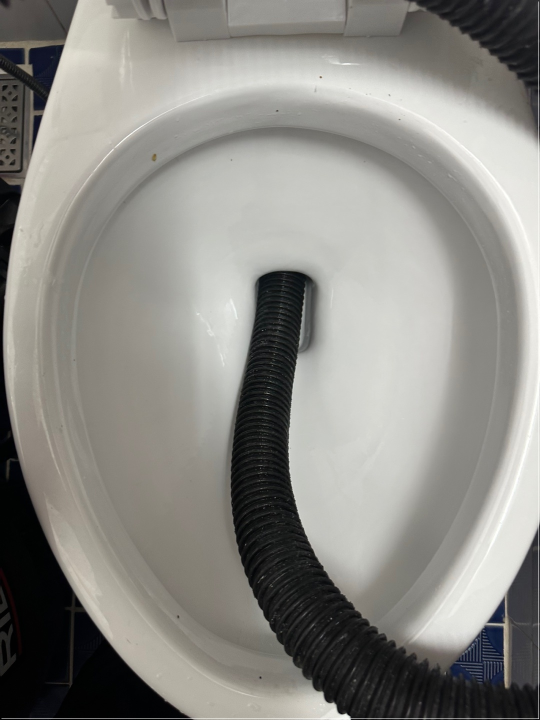
#> input picture img/8-5/3.jpg, 1080 x 1440 px (shown at 1/2 size)
$ python -i html_generate2.py   (imports and definitions only)
#> lines starting #> are read from the running program, lines starting #| are printed output that depends on the picture
import openpyxl
import os
import random
import requests
from bs4 import BeautifulSoup
from PIL import Image, ImageEnhance, ImageOps, ImageFilter

# 엑셀 파일로부터 키워드 읽기
def read_keywords_from_excel(file_path):
#> further down, picture is the input picture: PIL image 1080x1440 RGB; mean R, G, B 138.9, 137.8, 132.6
    keywords = []
    column2_values = []
    column3_values = []

    try:
        workbook = openpyxl.load_workbook(file_path)
        sheet = workbook.active

        for row in sheet.iter_rows(min_row=2, values_only=True):
            area_keyword = row[0]
            column2_value = row[1]
            column3_value = row[2]

            if area_keyword:
                keywords.append(str(area_keyword))  # 키워드를 문자열로 저장
            if column2_value:
                column2_values.append(str(column2_value))  # 두 번째 열 값을 문자열로 저장
            if column3_value:
                column3_values.append(str(column3_value))  # 세 번째 열 값을 문자열로 저장

    except Exception as e:
      print(f"Error reading Excel file: {e}")

    return keywords, column2_values, column3_values


image_urls = [
	"https://jianhomecare.com/img/11.png",
	"https://jianhomecare.com/img/12.png",
	"https://jianhomecare.com/img/13.png",
	"https://jianhomecare.com/img/14.png",
	"https://jianhomecare.com/img/15.png",
	"https://jianhomecare.com/img/16.png",
	"https://jianhomecare.com/img/17.png",
	"https://jianhomecare.com/img/18.png",
	"https://jianhomecare.com/img/19.png",
	"https://jianhomecare.com/img/3.png",
  "https://cdn-thumbs.imagevenue.com/af/6a/e1/ME18UNP6_t.png",
  "https://cdn-thumbs.imagevenue.com/15/a7/11/ME18UNP7_t.png",
  "https://cdn-thumbs.imagevenue.com/2f/70/dc/ME18UNP9_t.png",
  "https://cdn-thumbs.imagevenue.com/70/43/f1/ME18UNPA_t.png",
  "https://velog.velcdn.com/images/unvillage7777/post/a98278b8-5d26-4122-8233-7653fac262a9/image.png",
  "https://velog.velcdn.com/images/unvillage7777/post/da93b523-e25e-4e0e-8a09-6d302591b72c/image.png",
  "https://velog.velcdn.com/images/unvillage7777/post/567775b3-0740-479a-bfb7-8fc76583791e/image.png",
  "https://velog.velcdn.com/images/unvillage7777/post/75b54ca1-67c4-4f21-8fb2-86e6619e3a6f/image.png",
  "https://velog.velcdn.com/images/unvillage7777/post/a7f696a5-5a92-43e0-8462-736d684b8bc0/image.png",
  "https://velog.velcdn.com/images/unvillage7777/post/68088c9b-4e75-4fd7-93bc-ebd78c3c7a70/image.png",
  "https://velog.velcdn.com/images/unvillage7777/post/31bca0c2-c0ce-4a31-961c-23faa0271914/image.png",
  "https://velog.velcdn.com/images/unvillage7777/post/6a56843e-4c6e-4d2f-933f-a0241137bbe8/image.png",
  "https://velog.velcdn.com/images/unvillage7777/post/01ec7c56-1932-4164-9bf4-171893601751/image.png",
]

# 기본 디렉토리 설정
temp_dir = "temp_images/"
# [2 lines not run here, left out]

# 랜덤 색상 조정 함수
def random_color_adjustment(img):
    # 랜덤 밝기 조정
    brightness = random.uniform(0.5, 1.5)
    enhancer = ImageEnhance.Brightness(img)
    img = enhancer.enhance(brightness)
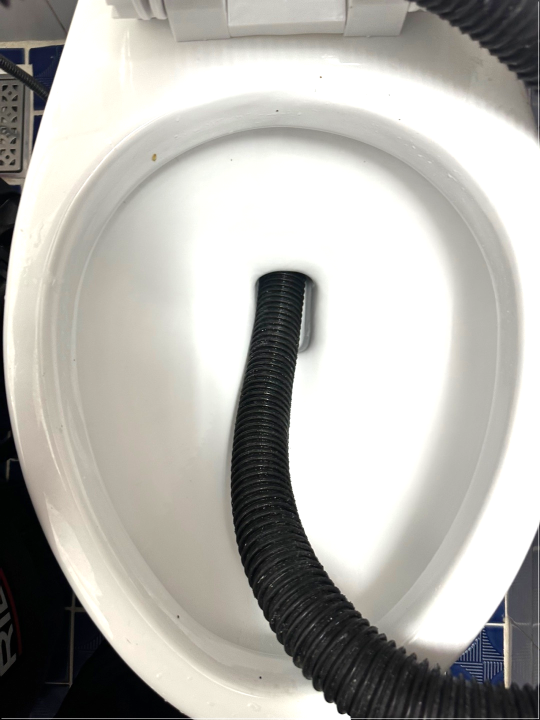
#> img: PIL image 1080x1440 RGB (shown at 1/2 size); mean R, G, B 179.5, 177.9, 172.9

    # 랜덤 대비 조정
    contrast = random.uniform(0.5, 1.5)
    enhancer = ImageEnhance.Contrast(img)
    img = enhancer.enhance(contrast)
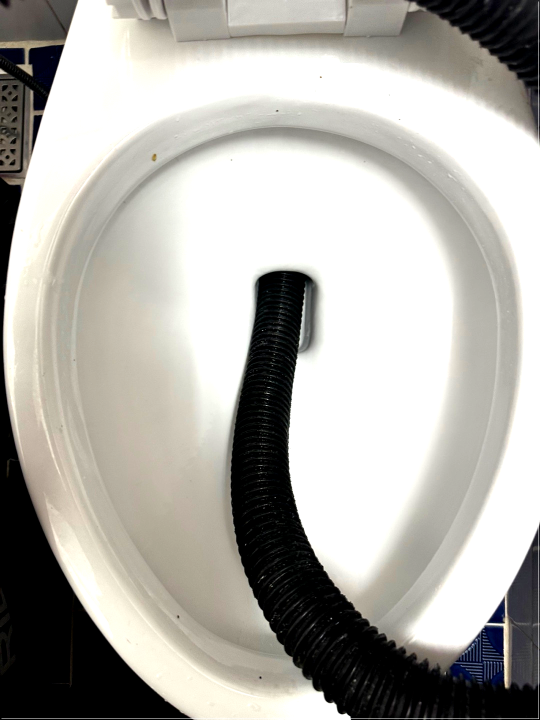
#> img: PIL image 1080x1440 RGB (shown at 1/2 size); mean R, G, B 176.6, 174.5, 168.8

    # 랜덤 채도 조정
    saturation = random.uniform(0.5, 1.5)
    enhancer = ImageEnhance.Color(img)
    img = enhancer.enhance(saturation)

    # 랜덤 색조 조정 (색상 이동)
    hue = random.uniform(-0.1, 0.1)
    img = img.convert("HSV")
#> img: PIL image 1080x1440 HSV; mean H, S, V 25.5, 16.3, 176.6
    h, s, v = img.split()
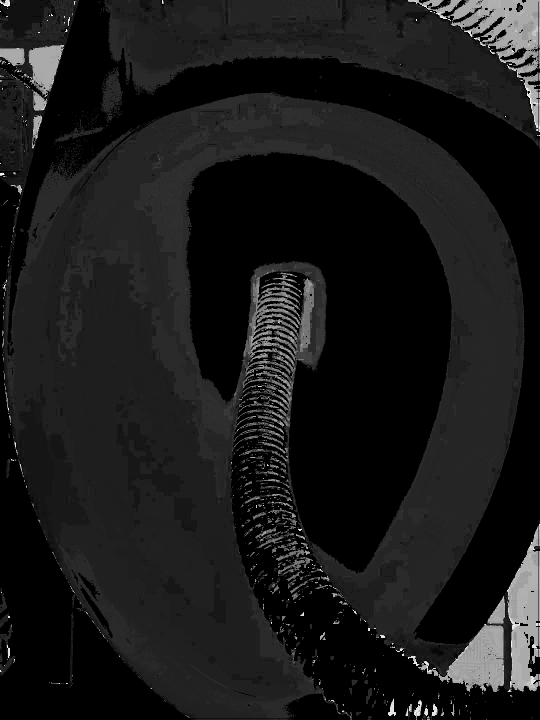
#> h: PIL image 1080x1440 L (shown at 1/2 size); min 0, max 252, mean 25.5
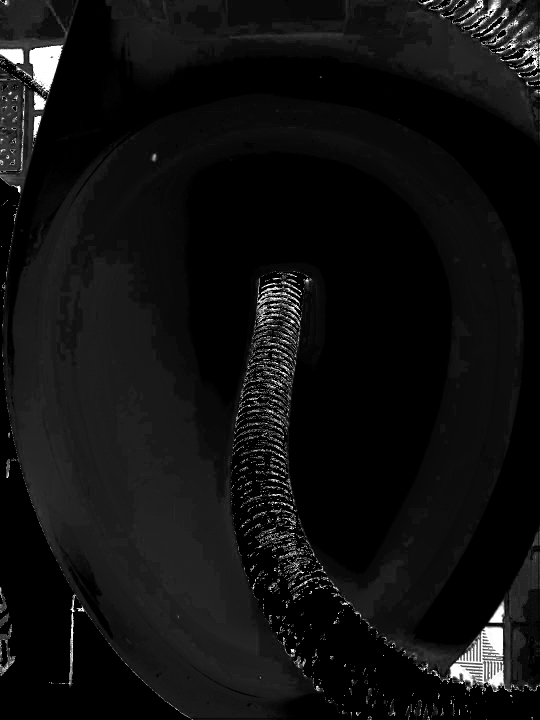
#> s: PIL image 1080x1440 L (shown at 1/2 size); min 0, max 255, mean 16.3
    h = h.point(lambda p: (p + int(hue * 255)) % 255)
#> (the rest of the program and of its run is left out)
